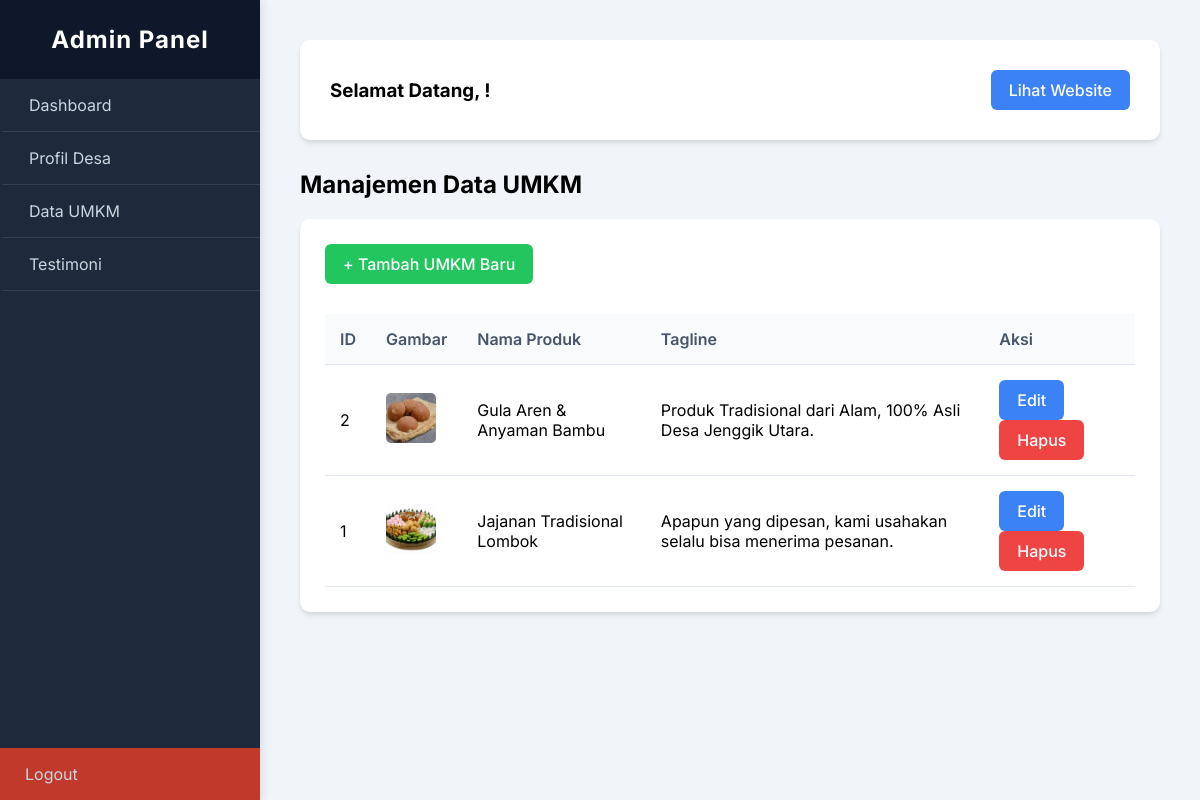
The app's page /admin/umkm.php (signed in) with its own data.
### tables this page shows
CREATE TABLE `umkm` (
  `id` int(11) NOT NULL,
  `nama_produk` varchar(255) NOT NULL,
  `tagline` varchar(255) NOT NULL,
  `deskripsi` text NOT NULL,
  `latar_belakang_usaha` text DEFAULT NULL,
  `informasi_tambahan` text NOT NULL,
  `gambar_umkm` varchar(255) NOT NULL,
  `logo_umkm` varchar(255) DEFAULT NULL,
  `proses_umkm` varchar(255) DEFAULT NULL,
  `alur_proses` text DEFAULT NULL,
  `slug` varchar(100) NOT NULL
);

### admin/umkm.php (the view, shortened to what this page needs)
<?php
require_once 'header.php';
$stmt = $pdo->query("SELECT * FROM umkm ORDER BY id DESC");
$umkm_list = $stmt->fetchAll();
?>
<h2>Manajemen Data UMKM</h2>
<div class="card">
    <a href="umkm_form.php" class="btn btn-success" style="margin-bottom: 15px; display: inline-block;">+ Tambah UMKM Baru</a>
    <table>
        <thead>
            <tr>
                <th>ID</th>
                <th>Gambar</th>
                <th>Nama Produk</th>
                <th>Tagline</th>
                <th>Aksi</th>
            </tr>
        </thead>
        <tbody>
            <?php if (count($umkm_list) > 0): ?>
                <?php foreach ($umkm_list as $row): ?>
                <tr>
                    <td><?= $row['id'] ?></td>
                    <td>
                        <img src="<?= htmlspecialchars($row['gambar_umkm']) ?>" alt="Gambar" style="width: 50px; height: 50px; object-fit: cover; border-radius: 5px;">
                    </td>
                    <td><?= htmlspecialchars($row['nama_produk']) ?></td>
                    <td><?= htmlspecialchars($row['tagline']) ?></td>
                    <td>
                        <a href="umkm_form.php?id=<?= $row['id'] ?>" class="btn">Edit</a>
                        <a href="umkm.php?delete=<?= $row['id'] ?>" class="btn btn-danger" onclick="return confirm('Yakin ingin menghapus data UMKM ini?');">Hapus</a>
                    </td>
                </tr>
                <?php endforeach; ?>
            <?php else: ?>
                <tr><td colspan="5" style="text-align:center;">Belum ada data UMKM.</td></tr>
            <?php endif; ?>
        </tbody>
    </table>
</div>
<?php require_once 'footer.php'; ?>

### admin/header.php (style rules this page uses)
* { box-sizing: border-box; }
body { font-family: 'Inter', sans-serif; background-color: #f1f5f9; margin: 0; display: flex; min-height: 100vh; }
.card { background: white; padding: 25px; border-radius: 10px; box-shadow: 0 4px 6px -1px rgba(0, 0, 0, 0.1), 0 2px 4px -1px rgba(0, 0, 0, 0.06); margin-bottom: 25px; }
.btn { padding: 10px 18px; background: #3b82f6; color: white; text-decoration: none; border-radius: 6px; border: none; cursor: pointer; transition: 0.3s; font-weight: 500; display: inline-block; }
.btn-danger { background: #ef4444; }
.btn-success { background: #22c55e; }
table { width: 100%; border-collapse: separate; border-spacing: 0; margin-top: 15px; }
table th, table td { padding: 15px; text-align: left; border-bottom: 1px solid #e2e8f0; }
table th { background-color: #f8fafc; font-weight: 600; color: #475569; }

### records on screen
umkm: id "2", gambar_umkm (picture), nama_produk "Gula Aren & Anyaman Bambu", tagline "Produk Tradisional dari Alam, 100% Asli Desa Jenggik Utara."
umkm: id "1", gambar_umkm (picture), nama_produk "Jajanan Tradisional Lombok", tagline "Apapun yang dipesan, kami usahakan selalu bisa menerima pesanan."
